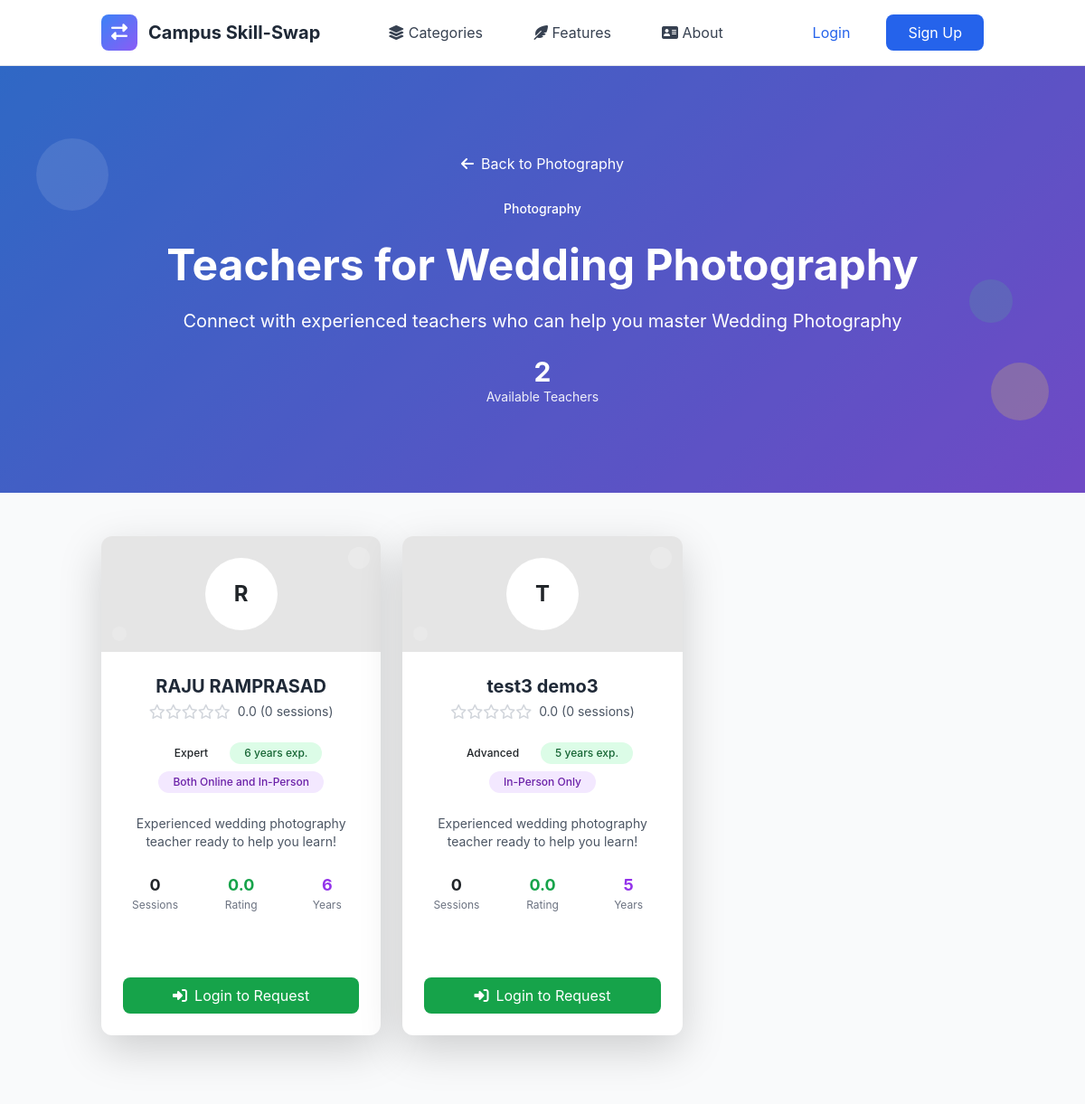
Page /skills/skill/59/teachers/ on the committed database.
### apps/skills/models.py (models this page shows, shortened)
class Skill(models.Model):
    name = models.CharField(max_length=100)
    category = models.ForeignKey(SkillCategory, on_delete=models.CASCADE, related_name='skills')
    image = models.ImageField(upload_to=skills_upload_to,blank=True,null=True)
    description = models.TextField(blank=True)
    is_popular = models.BooleanField(default=False)
    created_at = models.DateTimeField(auto_now_add=True)
    updated_at = models.DateTimeField(auto_now=True)
    class Meta:
        ordering = ['category__name', 'name']
        unique_together = ['name', 'category']

class SkillCategory(models.Model):
    name = models.CharField(max_length=100, unique=True)
    description = models.TextField(blank=True)
    icon = models.CharField(max_length=50, blank=True, help_text="CSS icon class")
    image = models.ImageField(upload_to='category_images/',blank=True,null=True)
    color = models.CharField(max_length=7, default='#3B82F6', help_text="Hex color code")
    is_active = models.BooleanField(default=True)
    created_at = models.DateTimeField(auto_now_add=True)
    updated_at = models.DateTimeField(auto_now=True)
    class Meta:
        ordering = ['name']
        verbose_name_plural = "Skill Categories"
        db_table = 'category'

class OfferedSkill(models.Model):
    PROFICIENCY_LEVELS = [
        ('beginner', 'Beginner'),
        ('intermediate', 'Intermediate'),
        ('advanced', 'Advanced'),
        ('expert', 'Expert'),
    ]
    user = models.ForeignKey(User, on_delete=models.CASCADE, related_name='offered_skills')
    skill = models.ForeignKey(Skill, on_delete=models.CASCADE, related_name='offered_by_users')
    proficiency_level = models.CharField(max_length=20, choices=PROFICIENCY_LEVELS)
    description = models.TextField(blank=True, help_text="Describe your experience with this skill")
    years_of_experience = models.PositiveIntegerField(default=0)
    is_active = models.BooleanField(default=True)
    teaching_preference = models.CharField(max_length=20, choices=[
        ('online', 'Online Only'),
        ('in_person', 'In-Person Only'),
        ('both', 'Both Online and In-Person'),
    ], default='both')
    max_students_per_session = models.PositiveIntegerField(default=1)
    created_at = models.DateTimeField(auto_now_add=True)
    updated_at = models.DateTimeField(auto_now=True)
    total_sessions = models.PositiveIntegerField(default=0)
    average_rating = models.FloatField(default=0.0)
    class Meta:
        ordering = ['-created_at']
        unique_together = ['user', 'skill']
        db_table = 'offeredskill'

### apps/skills/views.py (the view)
# urls.py: path('skill/<int:skill_id>/teachers/', views.SkillTeachersView.as_view(), name='skill_teachers'),
class SkillTeachersView(ListView):
    model = OfferedSkill
    template_name = 'skills/skill_teachers.html'
    context_object_name = 'teachers'
    paginate_by = 12
    def get_queryset(self):
        skill_id = self.kwargs.get('skill_id')
        queryset = OfferedSkill.objects.filter(
            skill_id=skill_id,
            is_active=True
        ).select_related('user', 'skill').order_by('-average_rating', '-total_sessions')
        if self.request.user.is_authenticated:
            queryset = queryset.exclude(user=self.request.user)
        return queryset
    def get_context_data(self, **kwargs):
        context = super().get_context_data(**kwargs)
        skill_id = self.kwargs.get('skill_id')
        try:
            context['skill'] = Skill.objects.get(id=skill_id)
        except Skill.DoesNotExist:
            context['skill'] = None
        return context

### templates/skills/skill_teachers.html (shortened to what this page needs)
{% extends 'layout/base.html' %}
{% load static %}
{% block content %}
<section class="gradient-bg relative overflow-hidden">
    <div class="absolute inset-0 bg-black opacity-20"></div>
    <div class="relative container mx-auto px-4 py-16 lg:py-24">
        <div class="text-center text-white">
            <nav class="mb-6">
                <a href="{% url 'skills:category_detail' skill.category.pk %}" class="text-white hover:text-yellow-300 transition-colors">
                    <i class="fas fa-arrow-left mr-2"></i>Back to {{ skill.category.name }}
                </a>
            </nav>
            <div class="inline-block bg-{{ skill.category.color|default:'blue' }}-100 text-{{ skill.category.color|default:'blue' }}-800 px-4 py-1 rounded-full text-sm font-medium mb-4">
                {{ skill.category.name }}
            </div>
            <h1 class="text-4xl lg:text-5xl font-bold mb-4">Teachers for {{ skill.name }}</h1>
            <p class="text-lg lg:text-xl mb-6">Connect with experienced teachers who can help you master {{ skill.name }}</p>
            <div class="text-center">
                <div class="text-3xl font-bold">{{ teachers|length }}</div>
                <div class="text-sm opacity-90">Available Teacher{{ teachers|length|pluralize }}</div>
            </div>
        </div>
    </div>
    <div class="absolute top-20 left-10 w-20 h-20 bg-white opacity-10 rounded-full animate-bounce"></div>
    <div class="absolute bottom-20 right-10 w-16 h-16 bg-yellow-300 opacity-20 rounded-full animate-pulse"></div>
    <div class="absolute top-1/2 right-20 w-12 h-12 bg-green-400 opacity-15 rounded-full animate-bounce delay-75"></div>
</section>
<section class="py-12 bg-gray-50">
    <div class="container mx-auto px-4">
        {% if teachers %}
            <div class="grid md:grid-cols-2 lg:grid-cols-3 gap-6">
                {% for teacher in teachers %}
                <div class="teacher-card bg-white rounded-xl shadow-lg overflow-hidden hover:shadow-2xl transition-all duration-300 transform hover:scale-105 hover:-translate-y-2 group">
                    <div class="h-32 bg-gradient-to-br from-{{ skill.category.color|default:'blue' }}-400 to-{{ skill.category.color|default:'blue' }}-600 relative overflow-hidden">
                        <div class="absolute inset-0 flex items-center justify-center">
                            <div class="w-20 h-20 bg-white rounded-full flex items-center justify-center text-{{ skill.category.color|default:'blue' }}-600 text-2xl font-bold group-hover:scale-110 transition-transform duration-300">
                                {{ teacher.user.first_name.0|default:teacher.user.username.0|upper }}
                            </div>
                        </div>
                        <div class="absolute top-3 right-3 w-6 h-6 bg-white opacity-20 rounded-full group-hover:scale-125 transition-transform duration-500"></div>
                        <div class="absolute bottom-3 left-3 w-4 h-4 bg-white opacity-15 rounded-full group-hover:scale-150 transition-transform duration-700"></div>
                    </div>
                    <div class="p-6">
                        <div class="text-center mb-4">
                            <h3 class="text-xl font-bold text-gray-800 mb-1 group-hover:text-{{ skill.category.color|default:'blue' }}-600 transition-colors">
                                {{ teacher.user.first_name }} {{ teacher.user.last_name|default:teacher.user.username }}
                            </h3>
                            <div class="flex items-center justify-center mb-2">
                                {% for i in "12345" %}
                                    {% if forloop.counter <= teacher.average_rating|floatformat:0 %}
                                        <i class="fas fa-star text-yellow-400"></i>
                                    {% else %}
                                        <i class="far fa-star text-gray-300"></i>
                                    {% endif %}
                                {% endfor %}
                                <span class="text-sm text-gray-600 ml-2">
                                    {{ teacher.average_rating|floatformat:1 }} ({{ teacher.total_sessions }} session{{ teacher.total_sessions|pluralize }})
                                </span>
                            </div>
                        </div>
                        <div class="flex flex-wrap gap-2 mb-4 justify-center">
                            <span class="inline-block bg-{{ skill.category.color|default:'blue' }}-100 text-{{ skill.category.color|default:'blue' }}-800 px-3 py-1 rounded-full text-xs font-medium">
                                {{ teacher.get_proficiency_level_display }}
                            </span>
                            <span class="inline-block bg-green-100 text-green-800 px-3 py-1 rounded-full text-xs font-medium">
                                {{ teacher.years_of_experience }} year{{ teacher.years_of_experience|pluralize }} exp.
                            </span>
                            <span class="inline-block bg-purple-100 text-purple-800 px-3 py-1 rounded-full text-xs font-medium">
                                {{ teacher.get_teaching_preference_display }}
                            </span>
                        </div>
                        {% if teacher.description %}
                            <p class="text-gray-600 text-sm mb-6 line-clamp-3 text-center">
                                {{ teacher.description }}
                            </p>
                        {% else %}
                            <p class="text-gray-600 text-sm mb-6 text-center">
                                Experienced {{ skill.name|lower }} teacher ready to help you learn!
                            </p>
                        {% endif %}
                        <div class="grid grid-cols-3 gap-4 mb-6 text-center">
                            <div>
                                <div class="text-lg font-bold text-{{ skill.category.color|default:'blue' }}-600">{{ teacher.total_sessions }}</div>
                                <div class="text-xs text-gray-500">Session{{ teacher.total_sessions|pluralize }}</div>
                            </div>
                            <div>
                                <div class="text-lg font-bold text-green-600">{{ teacher.average_rating|floatformat:1 }}</div>
                                <div class="text-xs text-gray-500">Rating</div>
                            </div>
                            <div>
                                <div class="text-lg font-bold text-purple-600">{{ teacher.years_of_experience }}</div>
                                <div class="text-xs text-gray-500">Years</div>
                            </div>
                        </div>
                        <div class="space-y-2">
                            <a href="{% url 'skills:tutor_profile' teacher.user.id %}" class="w-full bg-{{ skill.category.color|default:'blue' }}-600 text-white py-2 px-4 rounded-lg text-center block hover:bg-{{ skill.category.color|default:'blue' }}-700 transition-colors">
                                <i class="fas fa-user mr-2"></i>View Profile
                            </a>
                            {% if user.is_authenticated %}
                                <a href="{% url 'skill_sessions:create_request' teacher.user.id %}" class="w-full bg-green-600 text-white py-2 px-4 rounded-lg text-center block hover:bg-green-700 transition-colors">
                                    <i class="fas fa-paper-plane mr-2"></i>Send Request
                                </a>
                            {% elif not user.is_authenticated %}
                                <a href="{% url 'accounts:login' %}" class="w-full bg-green-600 text-white py-2 px-4 rounded-lg text-center block hover:bg-green-700 transition-colors">
                                    <i class="fas fa-sign-in-alt mr-2"></i>Login to Request
                                </a>
                            {% endif %}
                        </div>
                    </div>
                </div>
                {% endfor %}
            </div>
        {% endif %}
    </div>
</section>
{% endblock %}

### templates/layout/base.html (style rules this page uses)
:root { --primary-color: #3B82F6; --secondary-color: #10B981; --accent-color: #8B5CF6; --warning-color: #F59E0B; --danger-color: #EF4444; }
body { font-family: 'Inter', -apple-system, BlinkMacSystemFont, sans-serif; }
.gradient-bg { background: linear-gradient(135deg, var(--primary-color) 0%, var(--accent-color) 100%); }

### templates/skills/skill_teachers.html (style rules this page uses)
.teacher-card { transition: all 0.3s cubic-bezier(0.4, 0, 0.2, 1); }

### rows in the picture
Skill: category.name "Photography", name "Wedding Photography", name "wedding photography"
OfferedSkill: user.first_name.0 "R", user.first_name "RAJU", user.last_name "RAMPRASAD", average_rating "0.0", total_sessions "0", proficiency_level "Expert", years_of_experience "6", teaching_preference "Both Online and In-Person"
OfferedSkill: user.first_name.0 "T", user.first_name "test3", user.last_name "demo3", average_rating "0.0", total_sessions "0", proficiency_level "Advanced", years_of_experience "5", teaching_preference "In-Person Only"

### other values in the picture
{{ teachers|length }} "2"
